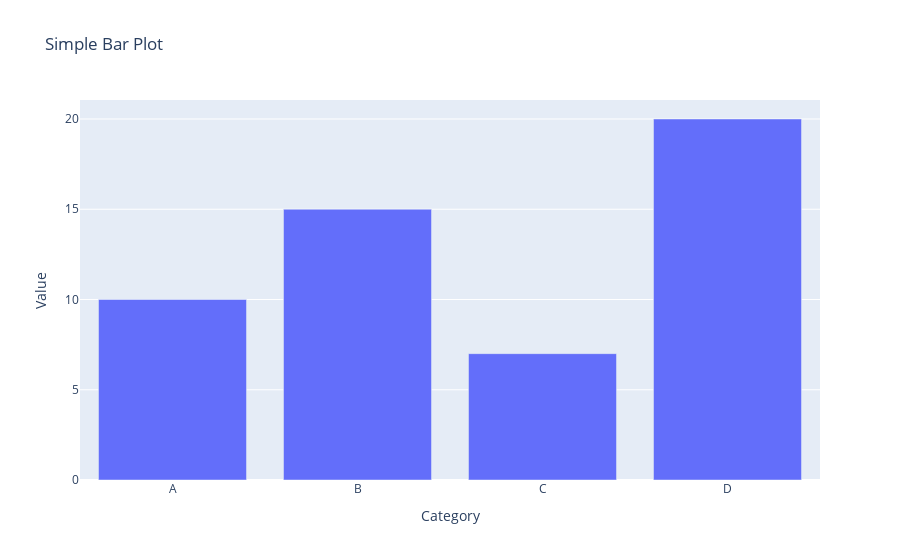

The notebook cell this image was saved under:
### Code cell
#5.Generate a bar plot using Plotly
import plotly.express as px

# Sample data for the bar plot
data = {'Category': ['A', 'B', 'C', 'D'],
        'Value': [10, 15, 7, 20]}

# Create a DataFrame from the data
import pandas as pd
df = pd.DataFrame(data)

# Generate the bar plot
fig = px.bar(df, x='Category', y='Value', title='Simple Bar Plot')

# Show the plot
fig.show()

### Figure 1 — Plotly figure (JSON) as saved in the notebook; plotly's stock layout.template omitted (floating-point values rounded to 4 significant figures)
{"data": [{"alignmentgroup": "True", "hovertemplate": "Category=%{x}<br>Value=%{y}<extra></extra>", "legendgroup": "", "marker": {"color": "#636efa", "pattern": {"shape": ""}}, "name": "", "offsetgroup": "", "orientation": "v", "showlegend": false, "textposition": "auto", "type": "bar", "x": ["A", "B", "C", "D"], "xaxis": "x", "y": [10, 15, 7, 20], "yaxis": "y"}], "layout": {"autosize": true, "barmode": "relative", "legend": {"tracegroupgap": 0}, "title": {"text": "Simple Bar Plot"}, "xaxis": {"anchor": "y", "autorange": true, "domain": [0, 1], "range": [-0.5, 3.5], "title": {"text": "Category"}, "type": "category"}, "yaxis": {"anchor": "x", "autorange": true, "domain": [0, 1], "range": [0, 21.05], "title": {"text": "Value"}, "type": "linear"}}}
